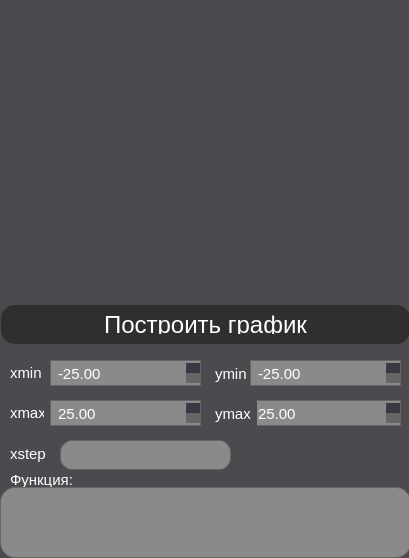
<?xml version="1.0" encoding="UTF-8"?>
<ui version="4.0">
 <class>Graph</class>
 <widget class="QDialog" name="Graph">
  <property name="geometry">
   <rect>
    <x>0</x>
    <y>0</y>
    <width>409</width>
    <height>558</height>
   </rect>
  </property>
  <property name="windowTitle">
   <string>Dialog</string>
  </property>
  <property name="styleSheet">
   <string notr="true"> background-color:rgb(76, 74, 78);</string>
  </property>
  <widget class="QCustomPlot" name="widget" native="true">
   <property name="geometry">
    <rect>
     <x>0</x>
     <y>0</y>
     <width>411</width>
     <height>301</height>
    </rect>
   </property>
   <property name="styleSheet">
    <string notr="true">QCustomPlot {
     background-color: rgb(94, 92, 100);
 }
QCPAxis {
      border: 1px solid gray;
    color: darkgray;
}
QCPAxis::tick {
       color: gray;
}
QCPGrid {
    gridline-color: lightgray;
}</string>
   </property>
  </widget>
  <widget class="QLabel" name="label">
   <property name="geometry">
    <rect>
     <x>0</x>
     <y>465</y>
     <width>100</width>
     <height>30</height>
    </rect>
   </property>
   <property name="styleSheet">
    <string notr="true">QLabel {
    color: #ffffff; /* Белый текст */
    border: 1px solid #4a4a4a; /* Светло-серый бордер */
    border-radius: 2px; /* Закругление углов */
    padding: 5px;
    font-size: 15px;
}
</string>
   </property>
   <property name="text">
    <string>Функция: </string>
   </property>
  </widget>
  <widget class="QLabel" name="label_2">
   <property name="geometry">
    <rect>
     <x>0</x>
     <y>360</y>
     <width>50</width>
     <height>25</height>
    </rect>
   </property>
   <property name="styleSheet">
    <string notr="true">QLabel {
    color: #ffffff; /* Белый текст */
    border: 1px solid #4a4a4a; /* Светло-серый бордер */
    border-radius: 2px; /* Закругление углов */
    padding: 5px;
    font-size: 15px;
}
</string>
   </property>
   <property name="text">
    <string>xmin</string>
   </property>
  </widget>
  <widget class="QLabel" name="label_3">
   <property name="geometry">
    <rect>
     <x>205</x>
     <y>360</y>
     <width>52</width>
     <height>28</height>
    </rect>
   </property>
   <property name="styleSheet">
    <string notr="true">QLabel {
    color: #ffffff; /* Белый текст */
    border: 1px solid #4a4a4a; /* Светло-серый бордер */
    border-radius: 2px; /* Закругление углов */
    padding: 5px;
    font-size: 15px;
}
</string>
   </property>
   <property name="text">
    <string>ymin</string>
   </property>
  </widget>
  <widget class="QLineEdit" name="line_step">
   <property name="geometry">
    <rect>
     <x>60</x>
     <y>440</y>
     <width>171</width>
     <height>30</height>
    </rect>
   </property>
   <property name="styleSheet">
    <string notr="true">QLineEdit {
    background-color: #8a8a8a; /* Темный фон дисплея */
    color: #ffffff; /* Белый текст */
    border: 1px solid #666666; /* Светло-серый бордер */
	border-radius: 12px; /* Закругление углов */
    padding: 5px;
    font-size: 14px;
}
</string>
   </property>
   <property name="text">
    <string/>
   </property>
   <property name="readOnly">
    <bool>true</bool>
   </property>
  </widget>
  <widget class="QDoubleSpinBox" name="doubleSpinBox_xmin">
   <property name="geometry">
    <rect>
     <x>50</x>
     <y>360</y>
     <width>151</width>
     <height>26</height>
    </rect>
   </property>
   <property name="styleSheet">
    <string notr="true">QDoubleSpinBox {
    background-color: #8a8a8a; /* Темный фон дисплея */
    color: #ffffff; /* Белый текст */
    border: 1px solid #666666; /* Светло-серый бордер */
    border-radius: 0px; /* Закругление углов */
    padding: 5px;
    font-size: 15px;
}

/* Стиль для стрелок */
QDoubleSpinBox::up-button {
    background-color: rgb(61, 56, 70); /* Цвет фона для кнопки вверх */
   border: none; /* Без границы */
}

QDoubleSpinBox::down-button {
    background-color: #666666; /* Цвет фона для кнопки вниз */
  border: none; /* Без границы */
}

/* Цвет текста стрелок */
QDoubleSpinBox::up-button:hover,
QDoubleSpinBox::down-button:hover {
    background-color: #ff8c00; /* Цвет фона при наведении */
}

QDoubleSpinBox::up-button:pressed,
QDoubleSpinBox::down-button:pressed {
    background-color: #ff4500; /* Цвет фона при нажатии */
}
</string>
   </property>
   <property name="minimum">
    <double>-100000.000000000000000</double>
   </property>
   <property name="maximum">
    <double>100000.000000000000000</double>
   </property>
   <property name="value">
    <double>-25.000000000000000</double>
   </property>
  </widget>
  <widget class="QDoubleSpinBox" name="doubleSpinBox_ymin">
   <property name="geometry">
    <rect>
     <x>250</x>
     <y>360</y>
     <width>151</width>
     <height>26</height>
    </rect>
   </property>
   <property name="styleSheet">
    <string notr="true">QDoubleSpinBox {
    background-color: #8a8a8a; /* Темный фон дисплея */
    color: #ffffff; /* Белый текст */
    border: 1px solid #666666; /* Светло-серый бордер */
    border-radius: 0px; /* Закругление углов */
    padding: 5px;
    font-size: 15px;
}

/* Стиль для стрелок */
QDoubleSpinBox::up-button {
    background-color: rgb(61, 56, 70); /* Цвет фона для кнопки вверх */
   border: none; /* Без границы */
}

QDoubleSpinBox::down-button {
    background-color: #666666; /* Цвет фона для кнопки вниз */
  border: none; /* Без границы */
}

/* Цвет текста стрелок */
QDoubleSpinBox::up-button:hover,
QDoubleSpinBox::down-button:hover {
    background-color: #ff8c00; /* Цвет фона при наведении */
}

QDoubleSpinBox::up-button:pressed,
QDoubleSpinBox::down-button:pressed {
    background-color: #ff4500; /* Цвет фона при нажатии */
}
</string>
   </property>
   <property name="minimum">
    <double>-100000.000000000000000</double>
   </property>
   <property name="maximum">
    <double>100000.000000000000000</double>
   </property>
   <property name="value">
    <double>-25.000000000000000</double>
   </property>
  </widget>
  <widget class="QDoubleSpinBox" name="doubleSpinBox_xmax">
   <property name="geometry">
    <rect>
     <x>50</x>
     <y>400</y>
     <width>151</width>
     <height>26</height>
    </rect>
   </property>
   <property name="styleSheet">
    <string notr="true">QDoubleSpinBox {
    background-color: #8a8a8a; /* Темный фон дисплея */
    color: #ffffff; /* Белый текст */
    border: 1px solid #666666; /* Светло-серый бордер */
    border-radius: 0px; /* Закругление углов */
    padding: 5px;
    font-size: 15px;
}

/* Стиль для стрелок */
QDoubleSpinBox::up-button {
    background-color: rgb(61, 56, 70); /* Цвет фона для кнопки вверх */
   border: none; /* Без границы */
}

QDoubleSpinBox::down-button {
    background-color: #666666; /* Цвет фона для кнопки вниз */
  border: none; /* Без границы */
}

/* Цвет текста стрелок */
QDoubleSpinBox::up-button:hover,
QDoubleSpinBox::down-button:hover {
    background-color: #ff8c00; /* Цвет фона при наведении */
}

QDoubleSpinBox::up-button:pressed,
QDoubleSpinBox::down-button:pressed {
    background-color: #ff4500; /* Цвет фона при нажатии */
}
</string>
   </property>
   <property name="minimum">
    <double>-100000.000000000000000</double>
   </property>
   <property name="maximum">
    <double>100000.000000000000000</double>
   </property>
   <property name="value">
    <double>25.000000000000000</double>
   </property>
  </widget>
  <widget class="QDoubleSpinBox" name="doubleSpinBox_ymax">
   <property name="geometry">
    <rect>
     <x>250</x>
     <y>400</y>
     <width>151</width>
     <height>26</height>
    </rect>
   </property>
   <property name="styleSheet">
    <string notr="true">QDoubleSpinBox {
    background-color: #8a8a8a; /* Темный фон дисплея */
    color: #ffffff; /* Белый текст */
    border: 1px solid #666666; /* Светло-серый бордер */
    border-radius: 0px; /* Закругление углов */
    padding: 5px;
    font-size: 15px;
}

/* Стиль для стрелок */
QDoubleSpinBox::up-button {
    background-color: rgb(61, 56, 70); /* Цвет фона для кнопки вверх */
   border: none; /* Без границы */
}

QDoubleSpinBox::down-button {
    background-color: #666666; /* Цвет фона для кнопки вниз */
  border: none; /* Без границы */
}

/* Цвет текста стрелок */
QDoubleSpinBox::up-button:hover,
QDoubleSpinBox::down-button:hover {
    background-color: #ff8c00; /* Цвет фона при наведении */
}

QDoubleSpinBox::up-button:pressed,
QDoubleSpinBox::down-button:pressed {
    background-color: #ff4500; /* Цвет фона при нажатии */
}
</string>
   </property>
   <property name="minimum">
    <double>-100000.000000000000000</double>
   </property>
   <property name="maximum">
    <double>100000.000000000000000</double>
   </property>
   <property name="value">
    <double>25.000000000000000</double>
   </property>
  </widget>
  <widget class="QLabel" name="label_4">
   <property name="geometry">
    <rect>
     <x>0</x>
     <y>400</y>
     <width>50</width>
     <height>25</height>
    </rect>
   </property>
   <property name="styleSheet">
    <string notr="true">QLabel {
    color: #ffffff; /* Белый текст */
    border: 1px solid #4a4a4a; /* Светло-серый бордер */
    border-radius: 2px; /* Закругление углов */
    padding: 5px;
    font-size: 15px;
}
</string>
   </property>
   <property name="text">
    <string>xmax</string>
   </property>
  </widget>
  <widget class="QLabel" name="label_5">
   <property name="geometry">
    <rect>
     <x>205</x>
     <y>400</y>
     <width>52</width>
     <height>28</height>
    </rect>
   </property>
   <property name="styleSheet">
    <string notr="true">QLabel {
    color: #ffffff; /* Белый текст */
    border: 1px solid #4a4a4a; /* Светло-серый бордер */
    border-radius: 2px; /* Закругление углов */
    padding: 5px;
    font-size: 15px;
}
</string>
   </property>
   <property name="text">
    <string>ymax</string>
   </property>
  </widget>
  <widget class="QLabel" name="label_6">
   <property name="geometry">
    <rect>
     <x>0</x>
     <y>440</y>
     <width>55</width>
     <height>28</height>
    </rect>
   </property>
   <property name="styleSheet">
    <string notr="true">QLabel {
    color: #ffffff; /* Белый текст */
    border: 1px solid #4a4a4a; /* Светло-серый бордер */
    border-radius: 2px; /* Закругление углов */
    padding: 5px;
    font-size: 15px;
}
</string>
   </property>
   <property name="text">
    <string>xstep</string>
   </property>
  </widget>
  <widget class="QPushButton" name="pushButton">
   <property name="geometry">
    <rect>
     <x>0</x>
     <y>304</y>
     <width>411</width>
     <height>41</height>
    </rect>
   </property>
   <property name="styleSheet">
    <string notr="true">QPushButton {
    background-color:rgb(48, 46, 46); /* Основной цвет кнопки*/
    color: #ffffff; /* Белый текст */
    border: 1px solid #4a4a4a; /* Светло-серый бордер */
    border-radius: 15px; /* Закругление углов */
    padding: 10px;
    font-size: 24px;
}

QPushButton:hover {
    background-color:rgb(179, 179, 179); /* Светлее при наведении */
}

QPushButton:pressed {
    background-color: rgb(26, 25, 25); /* Темнее при нажатии */
}
</string>
   </property>
   <property name="text">
    <string>Построить график</string>
   </property>
  </widget>
  <widget class="QLineEdit" name="line_func">
   <property name="geometry">
    <rect>
     <x>0</x>
     <y>487</y>
     <width>411</width>
     <height>71</height>
    </rect>
   </property>
   <property name="styleSheet">
    <string notr="true">QLineEdit {
    background-color: #8a8a8a; /* Темный фон дисплея */
    color: #ffffff; /* Белый текст */
    border: 1px solid #666666; /* Светло-серый бордер */
	border-radius: 15px; /* Закругление углов */
    padding: 10px;
    font-size: 24px;
}
</string>
   </property>
  </widget>
 </widget>
 <customwidgets>
  <customwidget>
   <class>QCustomPlot</class>
   <extends>QWidget</extends>
   <header>qcustomplot.h</header>
   <container>1</container>
  </customwidget>
 </customwidgets>
 <resources/>
 <connections/>
</ui>
